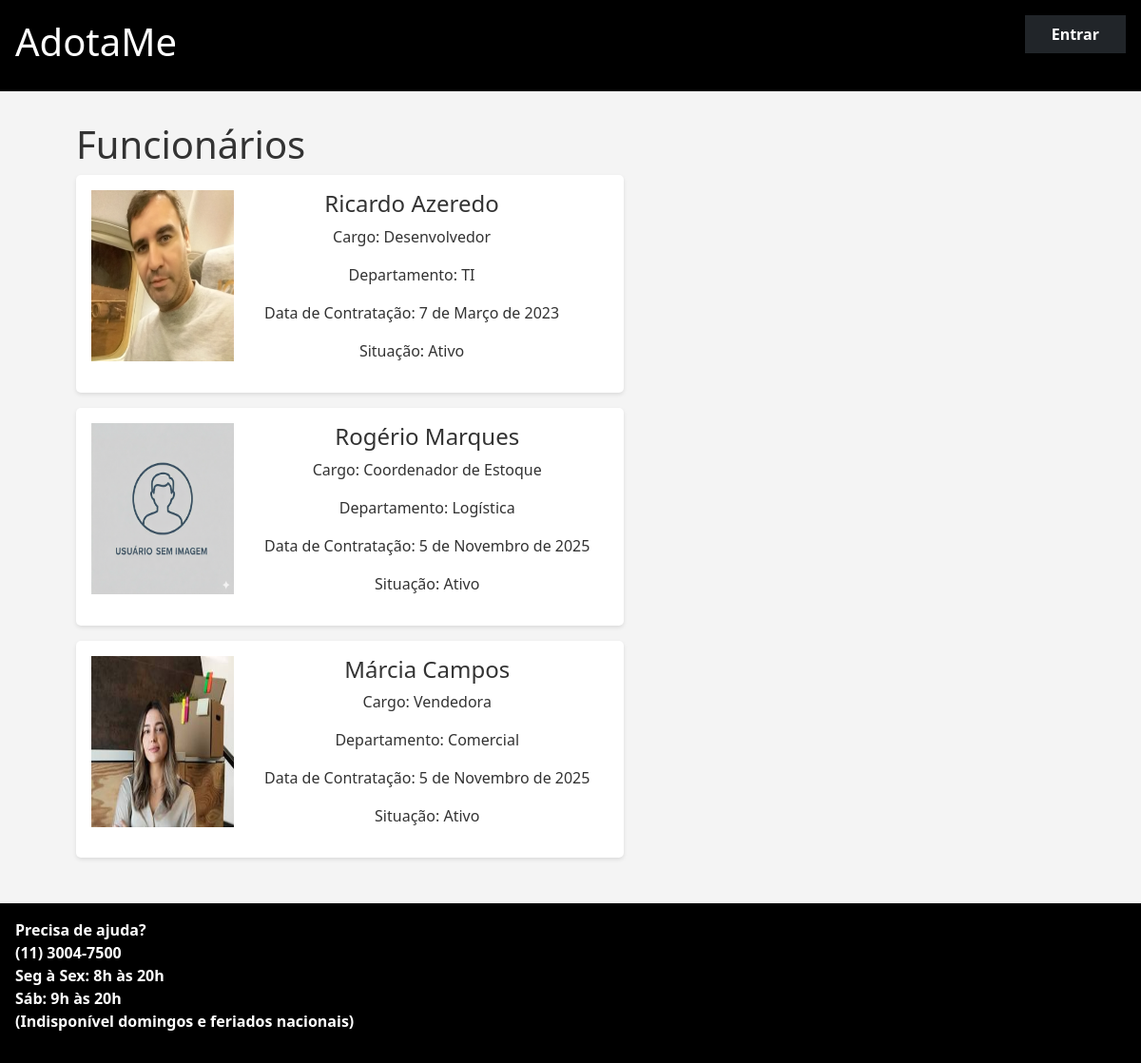
The app's page /funcionarios/ with its own data.
### rh/models.py (models this page shows, shortened)
class Funcionarios(models.Model):
    foto = models.ImageField(null=True, blank=True)
    nome = models.CharField(max_length=100)
    cargo = models.CharField(max_length=100)
    departamento = models.CharField(max_length=100)
    data_contratacao = models.DateField()
    status = models.BooleanField(default=True)
    class Meta:
        verbose_name = "Funcionário"
        verbose_name_plural = "Funcionários" # Define o nome plural correto

### rh/views.py (the view)
# urls.py: path('funcionarios/',views.funcionarios, name='funcionarios'),
def funcionarios(request):
    funcionarios = Funcionarios.objects.filter(status=True)
    context = {
        'funcionarios': funcionarios
    }
    return render(request,'funcionarios.html',context)

### rh/templates/funcionarios.html (shortened to what this page needs)
{% extends "base.html" %}
{% block content %}
    <h1> Funcionários</h1>
    {% for funcionario in funcionarios %}
    <section class="card-funcionario">
        {% if funcionario.foto.url != null %}
        <img src="{{ funcionario.foto.url }}" alt="Foto de {{funcionario.nome}}">
        {% else %}
        <img src="/static/images/usuario-sem-imagem.png" alt="Foto padrão de usuário">
        {% endif %}
        <div class="info-funcionario">
            <h4>{{funcionario.nome}}</h4>
            <p>Cargo: {{funcionario.cargo}} </p>
            <p>Departamento: {{funcionario.departamento}} </p>
            <p>Data de Contratação: {{funcionario.data_contratacao}}</p>
            {% if funcionario.status == True %}
                <p>Situação: Ativo</p>
            {% endif %}
        </div>
    </section>
    {% endfor %}
{% endblock %}

### static/css/style.css (style rules this page uses)
* { margin:0; padding: 0; box-sizing: border-box; }
body { background-color: #f4f4f4; color: #333; display: flex; flex-direction: column; font-size: 16px; }
.card-funcionario { display:flex; width: 36rem; background-color: #fff; padding: 1rem; margin-bottom: 1rem; border-radius: 5px; box-shadow: 0 2px 4px rgba(0,0,0,0.1); }
.card-funcionario img { width: 150px; height: 180px; }
.info-funcionario { display: flex; flex-direction: column; align-items: center; margin-left: 2rem; }

### records on screen
Funcionarios: foto (picture), nome "Ricardo Azeredo", cargo "Desenvolvedor", departamento "TI", data_contratacao "7 de Março de 2023", status "Situação: Ativo"
Funcionarios: nome "Rogério Marques", cargo "Coordenador de Estoque", departamento "Logística", data_contratacao "5 de Novembro de 2025", status "Situação: Ativo"
Funcionarios: foto (picture), nome "Márcia Campos", cargo "Vendedora", departamento "Comercial", data_contratacao "5 de Novembro de 2025", status "Situação: Ativo"
